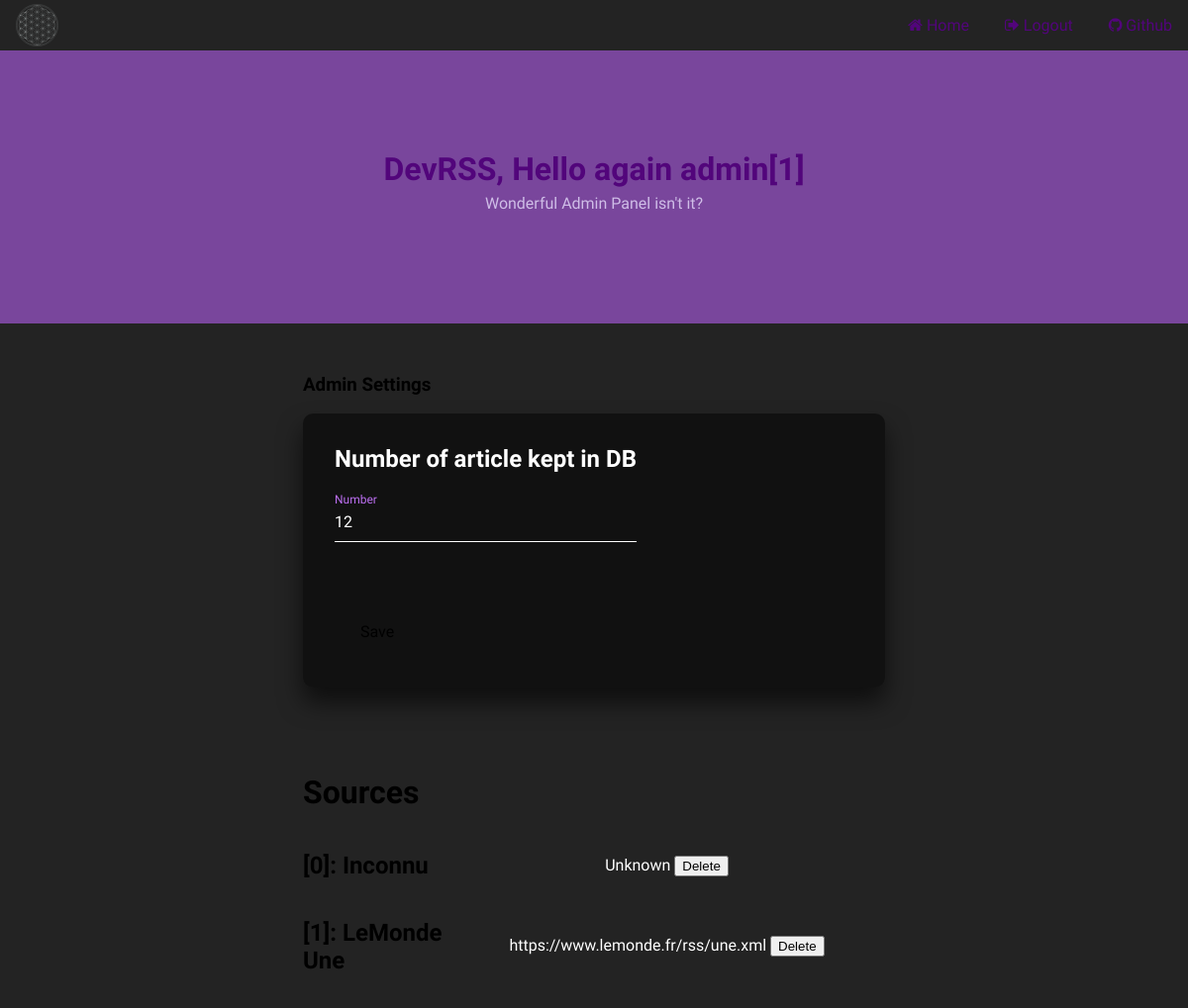
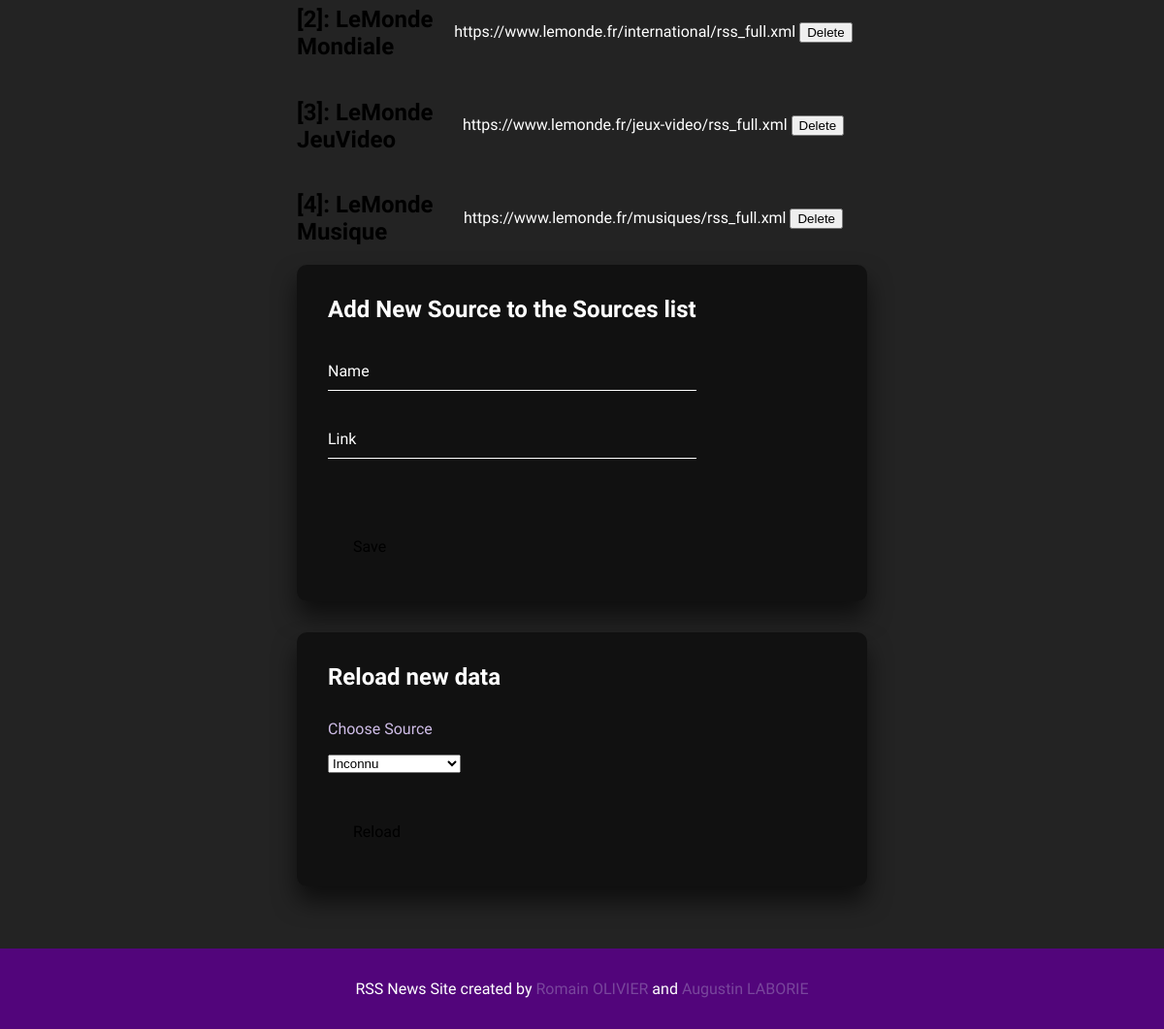
Page /?page=admin (signed in) on the committed database (2 pictures, top to bottom).
### tables this page shows
CREATE TABLE `parametre` (
  `id` int NOT NULL,
  `nom` varchar(30) NOT NULL,
  `valeur` int NOT NULL
);

CREATE TABLE `source` (
  `id` int NOT NULL,
  `nom` varchar(30) NOT NULL,
  `lien` varchar(255) NOT NULL
);

### Controller/AdminController.php (called while the page is built, shortened)
<?php
class AdminController extends Controller {
    private AdminGateway $gateway;
    private $sources;
    public function __construct(){
        $this->gateway = new AdminGateway(Config::getDSN(), Config::$DBData["User"], Config::$DBData["Password"]);
        $this->sources = $this->getAllSources();
        $this->renderPage("admin");
    }
    public function getNbElem() : int{
        return $this->gateway->getNbOfElementsKept();
    }
    private function getAllSources() : array{
        return $this->gateway->getAllSources();
    }
    public function getSources(): array{
        return $this->sources;
    }
}

### index.php (called while the page is built, shortened)
<?php
require_once(__DIR__.'/Utils/Config.php');
require_once(__DIR__.'/Utils/SplClassLoader.php');
$control = \Web2A\Controller\Controller::getInstance();

### Utils/Config.php (called while the page is built, shortened)
<?php
class Config {
    public static $ViewDir="View/";
    private static $AssetsDir="assets/";
    public static $DBData = array(
        "User" => "rss",
        "Password" => "projetrss",
        "BaseName" => "projetrss",
        "Server" => "localhost"
    );
    public static function getDSN() : string{
        return "mysql:host=".self::$DBData["Server"].";dbname=".self::$DBData["BaseName"].";";
    }
    public static function getAssetsDir(){
        return self::$ViewDir.self::$AssetsDir;
    }
}

### Utils/SplClassLoader.php (called while the page is built, shortened)
<?php
class SplClassLoader {
    private $_fileExtension = '.php';
    private $_namespace;
    private $_namespaceSeparator = '\\';
    public function __construct(string $ns = null, string $includePath = null)
    {
        $this->_namespace = $ns;
        $this->_includePath = $includePath;
    }
    public function loadClass(string $className)
    {
        if (null === $this->_namespace || $this->_namespace.$this->_namespaceSeparator === substr($className, 0, strlen($this->_namespace.$this->_namespaceSeparator))) {
            $fileName = '';
            if (false !== ($lastNsPos = strripos($className, $this->_namespaceSeparator))) {
                $namespace = substr($className, 0, $lastNsPos);
                $className = substr($className, $lastNsPos + 1);
                $fileName = str_replace($this->_namespaceSeparator, DIRECTORY_SEPARATOR, $namespace) . DIRECTORY_SEPARATOR;
            }
            $fileName .= str_replace('_', DIRECTORY_SEPARATOR, $className) . $this->_fileExtension;
        }
    }
}

### Utils/Verification.php (called while the page is built, shortened)
<?php
class Verification {
    public static function verifDbConnect($dsn, $username, $password) : bool {
        return self::verifDSN($dsn) && (!empty($password)) && (!empty($username));
    }
    private static function verifDSN($dsn){
        return preg_match('(^mysql:host=[^;]+;dbname=[^;]+;(?:port=\d{2,4};)?(?:charset=[^;]+;)?$)', $dsn);
    }
}

### Controller/Gateway/Gateway.php (called while the page is built, shortened)
<?php
abstract class Gateway {
    public function __construct(string $dsn, string $username, string $password){
        $this->con = new DbConnect($dsn, $username, $password);
    }
}

### Controller/Gateway/AdminGateway.php (called while the page is built, shortened)
<?php
class AdminGateway extends Gateway {
    public function getNbOfElementsKept() : int {
        $query = "SELECT valeur FROM `parametre` WHERE `nom`='nbelem'";
        $this->con->executeQuery($query);
        return $this->con->getResults()[0]["valeur"];
    }
    public function getAllSources() : array{
        $arr = [];
        $query = "SELECT * FROM `source`";
        $this->con->executeQuery($query);
        foreach ($this->con->getResults() as $row){
            try {
                array_push($arr, new SourceModel($row["id"],$row["nom"], $row["lien"]));
            } catch (Exception $e) {
                echo $e;
            }
        }
        return $arr;
    }
}

### Utils/DbConnect.php (called while the page is built, shortened)
<?php
class DbConnect extends PDO {
    private $stmt;
    public function executeQuery(string $query, array $parameters = []) : bool{
        $this->stmt = parent::prepare($query);
        return $this->stmt->execute();
    }
    public function getResults() : array {
        return $this->stmt->fetchall();
    }
}

### Model/SourceModel.php (the view, shortened to what this page needs)
<?php
class SourceModel {
    private string $nom, $lien;
    private int $id;
    public function __construct(string $id, string $nom,string $lien){
        $this->nom = $nom;
        $this->lien = $lien;
        $this->id = $id;
    }
    public function toSelectArgs() : string {
        return '<option value="'.$this->id.'">'.$this->nom.'</option>';
    }
    public function toHtmlString() : string {
        return '<form class="lined_item" action="./?page=admin" method="post">
                    <div class="lined_meta">
                        <h2 class="lined_title">['.$this->id.']: '.$this->nom.'</h2>
                        <input type="hidden" name="idSource" value="'.$this->id.'">
                    </div>
                    <div class="lined_callout">
                        <a href="'.$this->lien.'" style="color: white">'.$this->lien.'</a>
                        <input type="submit" value="Delete" class="delete">
                    </div>
                </form>';
    }
}

### View/admin.php (shortened to what this page needs)
<!doctype html>
<html>
<head>
    <link rel="stylesheet" href="https://cdnjs.cloudflare.com/ajax/libs/font-awesome/4.7.0/css/font-awesome.min.css">
    <link rel="stylesheet" href="<?php echo Config::getAssetsDir(); ?>css/global.css">
    <link rel="stylesheet" href="<?php echo Config::getAssetsDir(); ?>css/landing.css">
    <link rel="stylesheet" href="<?php echo Config::getAssetsDir(); ?>css/form.css">
</head>
<body>
<nav>
    <div class="logo"></div>
    <ul class="menu">
        <li class="menu__item"><a href="./?page=main" class="link link--dark"><i class="fa fa-home"></i> Home</a></li>
        <li class="menu__item"><a href="./?page=admin&logout" class="link link--dark"><i class="fa fa-sign-out"></i> Logout</a></li>
        <li class="menu__item"><a href="<?php echo Config::$Repo; ?>" class="link link--dark"><i class="fa fa-github"></i> Github</a></li>
    </ul>
</nav>
<div class="header">
    <h1 class="header-title">DevRSS, Hello again <?php echo $_SESSION["username"]."[".$_SESSION["id"]."]"; ?></h1>
    <div>
        <p class="header-description">Wonderful Admin Panel isn't it?</p>
    </div>
</div>
<div class="wrapper">
    <div class="lined">
        <div class="wrapper">
            <h3 class="section__title">Admin Settings</h3>
            <div class="lined_item login-box">
                <form action="./?page=admin" method="post">
                    <div class="user-box">
                        <h2>Number of article kept in DB</h2>
                    </div>
                    <div class="user-box">
                        <input type="text" name="nbElem" required="" value="<?php echo $this->getNbElem(); ?>">
                        <label>Number</label>
                    </div>
                    <a>
                        <input type="submit" value="Save">
                    </a>
                </form>
            </div>
            <hr class="space"/>
            <h1>Sources</h1>
            <?php
                foreach ($this->getSources() as $source){
                    echo $source->toHtmlString();
                }
            ?>
            <div class="lined_item login-box">
                <form action="./?page=admin" method="post">
                    <div class="user-box">
                        <h2>Add New Source to the Sources list</h2>
                    </div>
                    <div class="user-box">
                        <input type="text" name="newName" required="">
                        <label>Name</label>
                    </div>
                    <div class="user-box">
                        <input type="text" name="newLink" required="">
                        <label>Link</label>
                    </div>
                    <a>
                        <input type="submit" value="Save">
                    </a>
                </form>
            </div>
            <div class="lined_item login-box">
                <form action="./?page=admin&reload" method="post">
                    <div class="user-box">
                        <h2>Reload new data</h2>
                        <p>Choose Source</p>
                    </div>
                    <div class="user-box">
                        <select name="reloadSource">
                            <?php
                            foreach ($this->getSources() as $source){
                                echo $source->toSelectArgs();
                            }
                            ?>
                        </select>
                    </div>
                    <a>
                        <input type="submit" value="Reload">
                    </a>
                </form>
            </div>
        </div>
    </div>
</div>
<footer class="footer">RSS News Site created by <a href="https://github.com/romain325">Romain OLIVIER</a> and <a href="#">Augustin LABORIE</a></footer>
</body>
</html>

### View/assets/css/global.css (style rules this page uses)
:root { --primary-color: #52057b; --primary-color-light: #892cdc; --accent-color: #bc6ff1; --accent-color-light: #cba3f6; --accent-color-dark: #79469c; --white-color: #cfbde7; --light-gray-color: #C6CBD1; --medium-gray-color: #959DA5; --dark-gray-color: #444d56; --bg-color: #232323; }
html, body { padding: 0; margin: 0; font-family: 'Nunito Sans', sans-serif; background-color: var(--bg-color); }
p { font-weight: 300; color: var(--white-color); }
li { font-weight: 300; color: var(--white-color); }
a, a:hover { text-decoration: none; color: var(--accent-color-dark); }
hr { padding: 1rem 0; border: 0; border-bottom: 1px solid var(--bg-color); }
* { box-sizing: border-box; }
.link { text-decoration: none; transition: all 0.3s ease-out; }
.link--dark { color: var(--primary-color); }
nav { display: grid; grid-template-columns: 70px auto; }
.menu { margin: 0; text-align: right; overflow: hidden; list-style: none; }
.menu__item { padding: 1rem; display: inline-block; }
.wrapper { margin: 0 auto; width: 70%; }
.footer { text-align: center; background-color: var(--primary-color); padding: 2rem; color: white; }

### View/assets/css/landing.css (style rules this page uses)
.logo { background: url('../img/logo.svg') no-repeat; background-size: contain; margin: 0.25rem 0.25rem 0.25rem 1rem; }
nav { background-color: var(--dark); }
.header { text-align: center; background-color: var(--accent-color-dark); padding: 5rem 0 5rem 0; }
.header-title { font-weight: 900; color: var(--primary-color); }
.header-description { margin: -1rem auto 2rem auto; }
.lined { background-color: var(--bg-color); padding: 2rem 0; }
.lined_item { display: flex; }
.lined_meta { flex-basis: 25%; }
.lined_callout { margin: auto; text-align: center; }

### View/assets/css/form.css (style rules this page uses)
.login-box { padding: 2rem; margin-bottom: 2rem; background: rgba(0,0,0,.5); box-sizing: border-box; box-shadow: 0 15px 25px rgba(0,0,0,.6); border-radius: 10px; }
.login-box h2 { margin: 0 0 30px; padding: 0; color: #fff; text-align: center; }
.login-box .user-box { position: relative; }
.login-box input { background-color: transparent; border: none; display: inline; font-family: inherit; font-size: inherit; width: auto; }
.login-box .user-box input { width: 100%; padding: 10px 0; font-size: 16px; color: #fff; margin-bottom: 30px; border: none; border-bottom: 1px solid #fff; outline: none; background: transparent; }
.login-box .user-box label { position: absolute; top:0; left: 0; padding: 10px 0; font-size: 16px; color: #fff; pointer-events: none; transition: .5s; }
.login-box .user-box input:focus ~ label, .login-box .user-box input:valid ~ label { top: -20px; left: 0; color: var(--accent-color); font-size: 12px; }
.login-box form a { position: relative; display: inline-block; padding: 10px 20px; color: var(--accent-color); font-size: 16px; text-decoration: none; text-transform: uppercase; overflow: hidden; transition: .5s; margin-top: 40px; letter-spacing: 4px }

### rows in the picture
parametre: nbElem "12"
source: id "0", nom "Inconnu", lien "Unknown"
source: id "1", nom "LeMonde Une", lien "https://www.lemonde.fr/rss/une.xml"
source: id "2", nom "LeMonde Mondiale", lien "https://www.lemonde.fr/international/rss_full.xml"
source: id "3", nom "LeMonde JeuVideo", lien "https://www.lemonde.fr/jeux-video/rss_full.xml"
source: id "4", nom "LeMonde Musique", lien "https://www.lemonde.fr/musiques/rss_full.xml"

### other values in the picture
$_SESSION["username"] "admin"
$_SESSION["id"] "1"
form field reloadSource "Inconnu"
